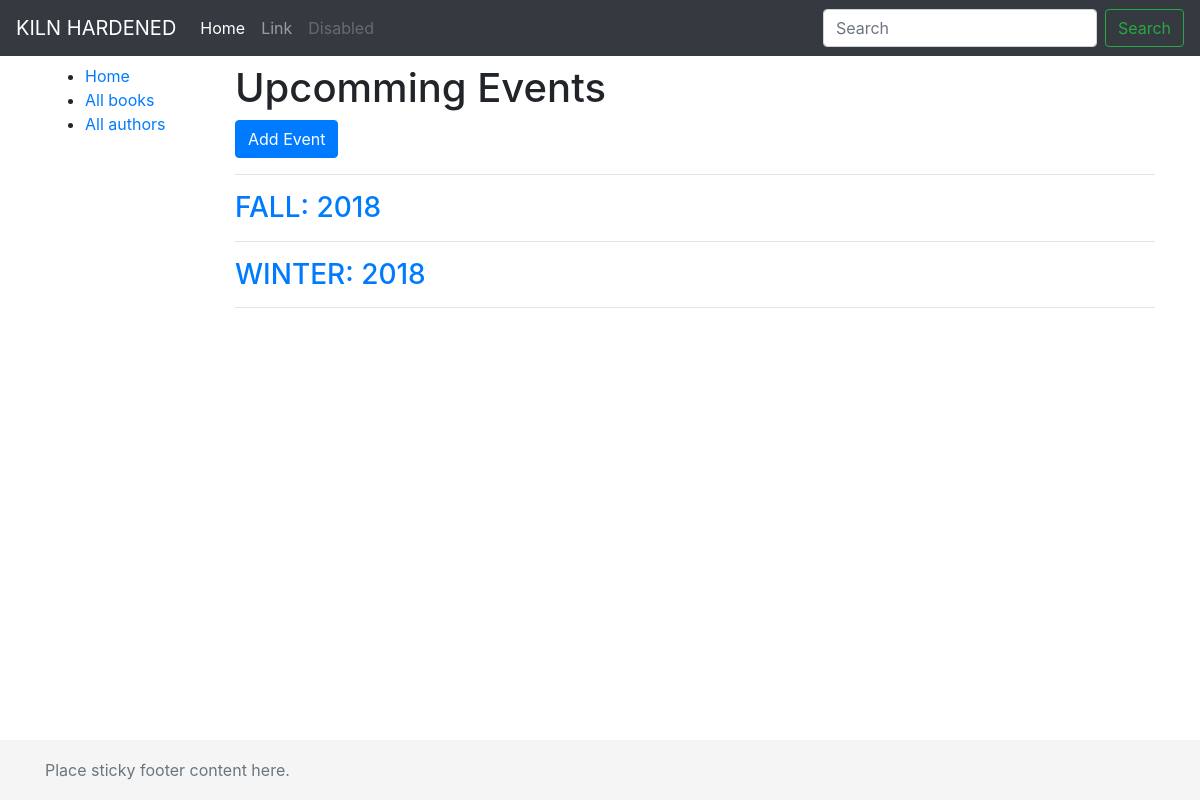
Screenshot of /events/ with the database file from the repository.
### events/models.py (models this page shows, shortened)
class Event(models.Model):
	SPRING = 'SP'
	SUMMER = 'SU'
	FALL = 'F'
	WINTER = 'W'
	SEASON_CHOICES =  (
		('SPRING', 'Spring'),
		('SUMMER', 'Summer'),
		('FALL', 'Fall'),
		('WINTER', 'Winter') ,
	)
	season = models.CharField(
		max_length=10,
		choices = SEASON_CHOICES,
	)
	year = models.IntegerField( null=True)
	class Meta:
		ordering = ['-year']
	def get_absolute_url(self):
		return reverse('event-detail', args=[str(self.id)])

### events/views.py (the view)
# urls.py: path('', views.EventListView.as_view(), name='events'),
class EventListView(generic.ListView):
	model = Event
	paginate_by = 10

### events/templates/events/event_list.html (shortened to what this page needs)
{% extends "base_generic.html" %}
{% block content %}
<h1>Upcomming Events</h1>
<button type="button" class="btn btn-primary">Add Event</button>
<hr>
{% for event in event_list %}
  <a href="{{ event.get_absolute_url }}"><h3>{{ event.season }}: {{ event.year }}</h3></a>
  <hr>
{% endfor %}
{% endblock %}

### events/static/events/css/sticky-footer-navbar.css (style rules this page uses)
html { position: relative; min-height: 100%; }
body { margin-bottom: 60px; }

### rows the page displays
Event: season "FALL", year "2018"
Event: season "WINTER", year "2018"
